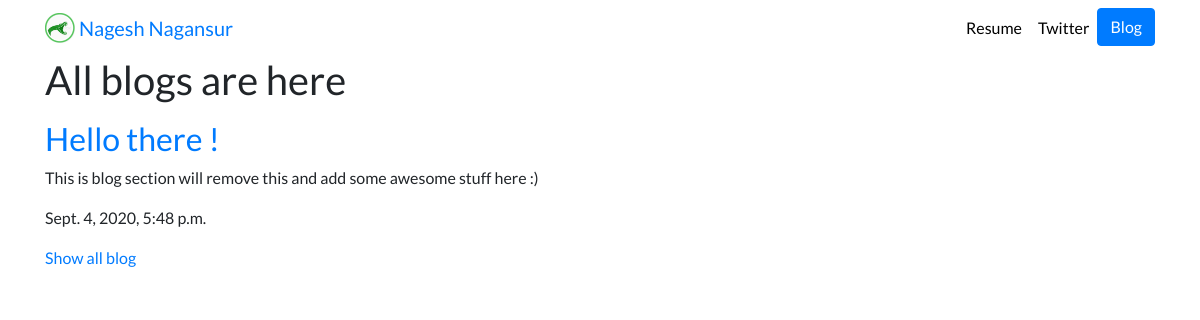
/blog/, run on an earlier commit of the app's database.
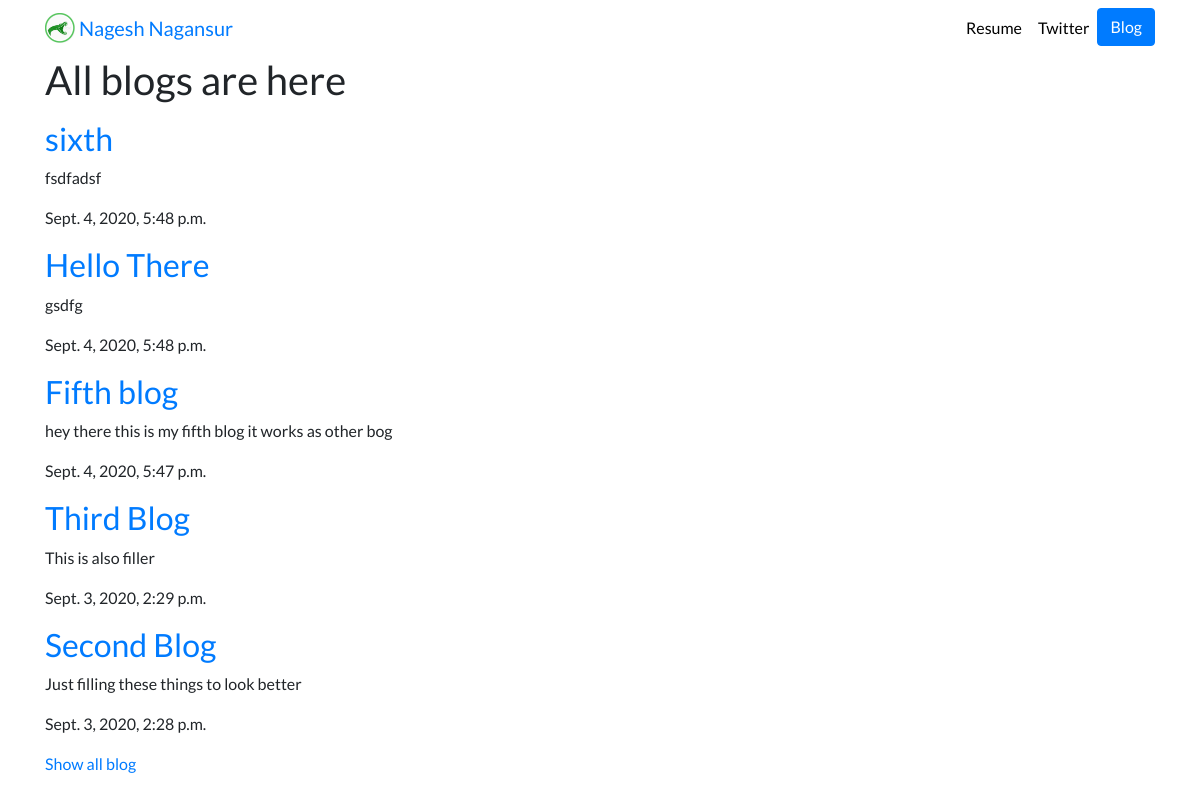
And on a later commit of the database.
### blog/models.py (models this page shows, shortened)
class blog(models.Model):
    title= models.CharField(max_length=50)
    discription=models.TextField()
    date = models.DateTimeField(auto_now_add=True)

### blog/views.py (the view)
# urls.py: 2. Add a URL to urlpatterns:  path('blog/', include('blog.urls'))
def blog(request):
    all_blogs=models.blog.objects.order_by('-date')[:5]
    return render(request,"blog/blog.html",{"all_blogs":all_blogs})

### blog/templates/blog/blog.html (shortened to what this page needs)
{% extends 'portfolio_app/base.html' %}
{% block content %}
<h1>All blogs are here</h1>
<p>{% for blog in all_blogs  %}</p>
<a href="{% url 'detail' blog.id %}"><h2>{{ blog.title }}</h2></a>
<p>{{ blog.discription }} </p>
<p>{{ blog.date}}</p>
<p>{% endfor%}</p>
<a href="{%url 'allBlogs'%}">Show all blog</a>
{% endblock %}

What changed in the data, as far as the page shows it:
added blog: title "sixth", discription "fsdfadsf", date "Sept. 4, 2020, 5:48 p.m."
changed blog: title "Hello there !" → "Hello There"; discription "This is blog section will remove this and add some awesome stuff here :)" → "gsdfg"
added blog: title "Fifth blog", discription "hey there this is my fifth blog it works as other bog", date "Sept. 4, 2020, 5:47 p.m."
added blog: title "Third Blog", discription "This is also filler", date "Sept. 3, 2020, 2:29 p.m."
added blog: title "Second Blog", discription "Just filling these things to look better", date "Sept. 3, 2020, 2:28 p.m."
